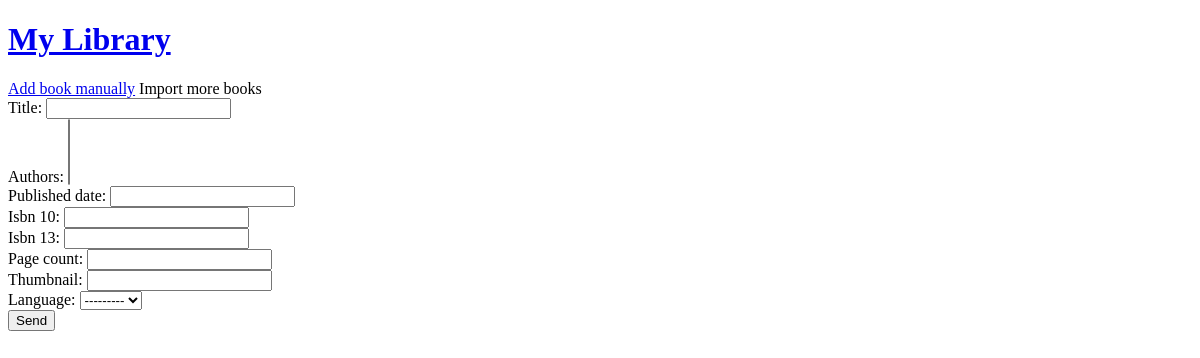
Page /add-book on the earlier database version.
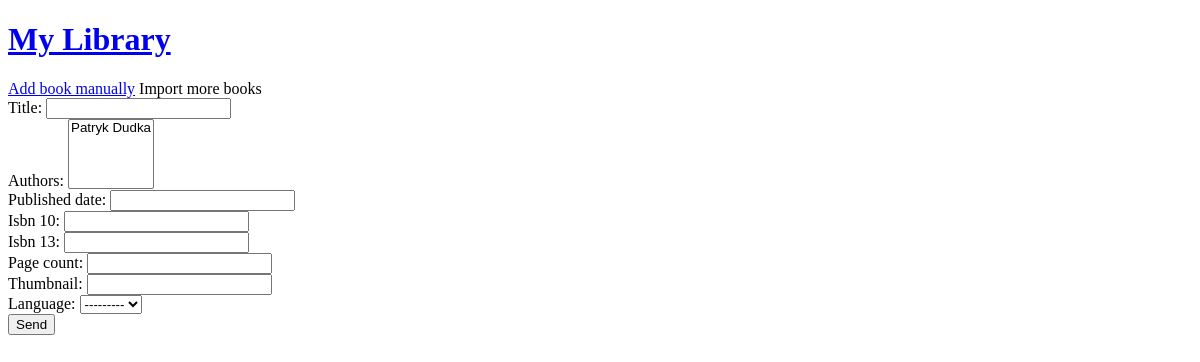
Same page on the later database version.
### books/models.py (models this page shows)
class Language(models.Model):
    language = models.CharField(max_length=100)
    def __str__(self) -> str:
        return self.language

### books/views.py (the view)
# urls.py: path("add-book", views.CreateBookView.as_view(), name="add-book"),
class CreateBookView(CreateView):
    model = Book
    form_class = BookForm
    template_name = 'books/add-book.html'
    success_url = "/thank-you"

### books/forms.py
class BookForm(forms.ModelForm):
    class Meta:
        model = Book
        fields = "__all__"
        labels = {
            "title": "Title here"
        },
        error_messages = {
            "title": {
                "required": "Title must not be empty!"
            }
        }

### books/models.py (called while the page is built)
    def __str__(self) -> str:
        return self.name

### books/templates/books/add-book.html (shortened to what this page needs)
{% load static %}
<!DOCTYPE html>
<html lang="en">
<head>
  <link rel="stylesheet" href="{% static "books/add-book.css" %}">
</head>
<body>
  <header id="main-navigation">
    <h1><a href="{% url "my-library" %}">My Library</a></h1>
    <nav>
      <a href="{% url "add-book" %}">Add book manually</a>
      <a>Import more books</a>
    </nav>
  </header>
  <form action="" method="POST">
    {% for field in form %}
    <div class="form-control {% if field.errors %}errors{% endif %}">
        {{ field.label_tag }}
        {{ field }}
    </div>
    {% endfor %}
    <button type="submit">Send</button>
  </form>
</body>
</html>

Differences in the rows shown:
added Language: form "---------"
Other differences:
form field authors: (not shown) → "Patryk Dudka"
